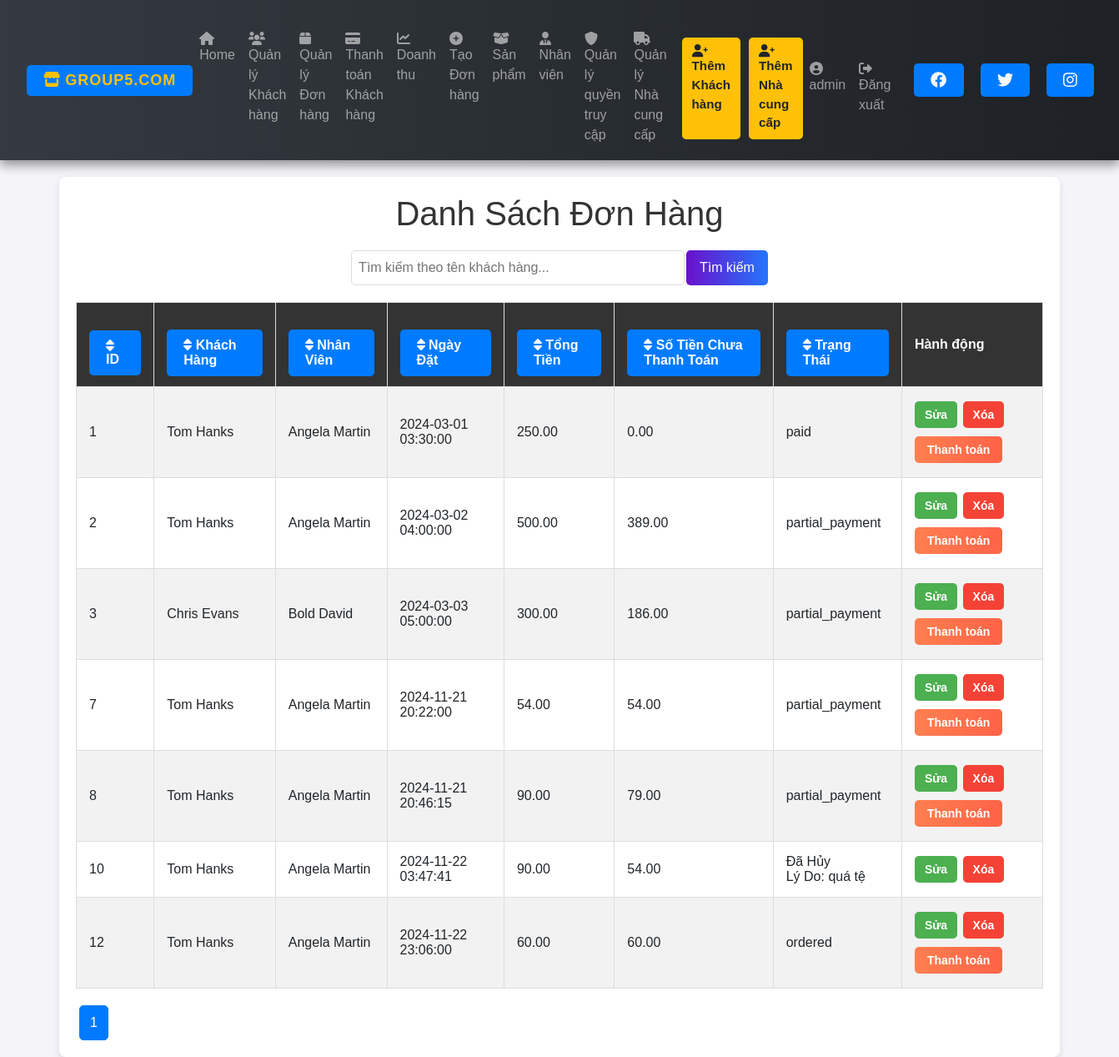
Screenshot of /orders.php (signed in) with the database file from the repository.
### tables this page shows
CREATE TABLE `orders` (
  `OCode` int(11) NOT NULL,
  `TotalPrice` decimal(10,2) DEFAULT NULL,
  `OrderTime` timestamp NOT NULL DEFAULT current_timestamp(),
  `Status` varchar(50) DEFAULT NULL,
  `HandleTime` timestamp NULL DEFAULT NULL,
  `ECode` int(11) DEFAULT NULL,
  `CusId` int(11) DEFAULT NULL,
  `Cancellation_Reason` varchar(255) DEFAULT NULL
);

CREATE TABLE `customer` (
  `CusId` int(11) NOT NULL,
  `Fname` varchar(100) DEFAULT NULL,
  `Lname` varchar(100) DEFAULT NULL,
  `Phone` varchar(15) DEFAULT NULL,
  `Address` varchar(200) DEFAULT NULL,
  `Dept` decimal(10,2) DEFAULT NULL,
  `ECode` int(11) DEFAULT NULL
);

CREATE TABLE `employee` (
  `ECode` int(11) NOT NULL,
  `Fname` varchar(100) DEFAULT NULL,
  `Lname` varchar(100) DEFAULT NULL,
  `Gender` varchar(10) DEFAULT NULL,
  `Address` varchar(200) DEFAULT NULL,
  `Phone` varchar(15) DEFAULT NULL,
  `Role` varchar(50) DEFAULT NULL
);

### orders.php (the view, shortened to what this page needs)
<?php
require 'connect.php';
include 'nav.php';
$query = isset($_GET['query']) ? $_GET['query'] : '';
$order_by = isset($_GET['order_by']) ? $_GET['order_by'] : 'OCode';
$order_dir = isset($_GET['order_dir']) && $_GET['order_dir'] === 'desc' ? 'desc' : 'asc';
$limit = 10;
$page = isset($_GET['page']) ? (int)$_GET['page'] : 1;
$offset = ($page - 1) * $limit;
$sql = "SELECT orders.*,
               customer.Fname AS customer_fname, customer.Lname AS customer_lname,
               employee.Fname AS emp_fname, employee.Lname AS emp_lname,
               COALESCE(orders.TotalPrice - (SELECT SUM(Amount) FROM customer_partialpayments WHERE OCode = orders.OCode), orders.TotalPrice) AS RemainingBalance
        FROM orders
        JOIN customer ON orders.CusId = customer.CusId
        JOIN employee ON orders.ECode = employee.ECode
        WHERE customer.Fname LIKE :query OR customer.Lname LIKE :query
        ORDER BY $order_by $order_dir
        LIMIT :limit OFFSET :offset";
$stmt = $conn->prepare($sql);
$stmt->bindValue(':query', "%$query%", PDO::PARAM_STR);
$stmt->bindValue(':limit', $limit, PDO::PARAM_INT);
$stmt->bindValue(':offset', $offset, PDO::PARAM_INT);
$stmt->execute();
$orders = $stmt->fetchAll(PDO::FETCH_ASSOC);
$total_stmt = $conn->prepare("SELECT COUNT(*) FROM orders JOIN customer ON orders.CusId = customer.CusId WHERE customer.Fname LIKE :query OR customer.Lname LIKE :query");
$total_stmt->execute([':query' => "%$query%"]);
$total_rows = $total_stmt->fetchColumn();
$total_pages = ceil($total_rows / $limit);
$new_order_dir = $order_dir === 'asc' ? 'desc' : 'asc';
?>
<!DOCTYPE html>
<html lang="vi">
<head>
    <link rel="stylesheet" href="styles.css">
    <link rel="stylesheet" href="orders.css">
</head>
<body>
    <div class="container">
        <h1>Danh Sách Đơn Hàng</h1>
        <form method="GET" action="orders.php" class="search-bar">
            <input type="text" name="query" placeholder="Tìm kiếm theo tên khách hàng..." value="<?= htmlspecialchars($query) ?>">
            <button type="submit">Tìm kiếm</button>
        </form>
        <table>
            <tr>
                <th><a href="?query=<?= htmlspecialchars($query) ?>&order_by=OCode&order_dir=<?= $new_order_dir ?>"><i class="fas fa-sort"></i> ID</a></th>
                <th><a href="?query=<?= htmlspecialchars($query) ?>&order_by=customer_fname&order_dir=<?= $new_order_dir ?>"><i class="fas fa-sort"></i> Khách Hàng</a></th>
                <th><a href="?query=<?= htmlspecialchars($query) ?>&order_by=emp_fname&order_dir=<?= $new_order_dir ?>"><i class="fas fa-sort"></i> Nhân Viên</a></th>
                <th><a href="?query=<?= htmlspecialchars($query) ?>&order_by=OrderTime&order_dir=<?= $new_order_dir ?>"><i class="fas fa-sort"></i> Ngày Đặt</a></th>
                <th><a href="?query=<?= htmlspecialchars($query) ?>&order_by=TotalPrice&order_dir=<?= $new_order_dir ?>"><i class="fas fa-sort"></i> Tổng Tiền</a></th>
                <th><a href="?query=<?= htmlspecialchars($query) ?>&order_by=RemainingBalance&order_dir=<?= $new_order_dir ?>"><i class="fas fa-sort"></i> Số Tiền Chưa Thanh Toán</th>
                <th><a href="?query=<?= htmlspecialchars($query) ?>&order_by=Status&order_dir=<?= $new_order_dir ?>"><i class="fas fa-sort"></i> Trạng Thái</a></th>
                <th>Hành động</th>
            </tr>
            <?php if (!empty($orders)): ?>
                <?php foreach ($orders as $order): ?>
                    <tr>
                        <td><?= $order['OCode']; ?></td>
                        <td><?= htmlspecialchars($order['customer_fname'] . " " . $order['customer_lname']); ?></td>
                        <td><?= htmlspecialchars($order['emp_fname'] . " " . $order['emp_lname']); ?></td>
                        <td><?= htmlspecialchars($order['OrderTime']); ?></td>
                        <td><?= htmlspecialchars(number_format($order['TotalPrice'], 2)); ?></td>
                        <td><?= htmlspecialchars(number_format($order['RemainingBalance'], 2)); ?></td>
                        <td>
                            <?= $order['Status'] === 'cancelled'
                                ? '<span class="status-cancelled">Đã Hủy</span><br>Lý Do: ' . htmlspecialchars($order['Cancellation_Reason'])
                                : htmlspecialchars($order['Status']);
                            ?>
                        </td>
                        <td class="action-buttons">
                            <a href="edit_order.php?id=<?= $order['OCode']; ?>" class="edit-btn">Sửa</a>
                            <button type="button" onclick="openDeleteModal(<?= $order['OCode']; ?>)" class="delete-btn">Xóa</button>
                            <?php if ($order['Status'] !== 'completed' && $order['Status'] !== 'cancelled'): ?>
                                <button type="button" onclick="openPaymentModal(<?= $order['OCode']; ?>, <?= $order['RemainingBalance']; ?>)" class="pay-btn">Thanh toán</button>
                            <?php endif; ?>
                        </td>
                    </tr>
                <?php endforeach; ?>
            <?php else: ?>
                <tr>
                    <td colspan="8" style="text-align: center;">Không tìm thấy đơn hàng nào.</td>
                </tr>
            <?php endif; ?>
        </table>
        <div class="pagination">
            <?php for ($i = 1; $i <= $total_pages; $i++): ?>
                <a href="?query=<?= htmlspecialchars($query) ?>&order_by=<?= htmlspecialchars($order_by) ?>&order_dir=<?= htmlspecialchars($order_dir) ?>&page=<?= $i ?>" class="<?= ($i == $page) ? 'active' : '' ?>"><?= $i ?></a>
            <?php endfor; ?>
        </div>
    </div>
</body>
</html>

### styles.css (style rules this page uses)
body { font-family: Arial, sans-serif; background-color: #f4f4f4; margin: 0; padding: 0; }
h1, h2 { color: #333; }
.container { width: 80%; margin: 0 auto; background-color: #fff; padding: 20px; box-shadow: 0 0 10px rgba(0, 0, 0, 0.1); margin-top: 20px; }
table { width: 100%; border-collapse: collapse; margin-top: 20px; }
table, th, td { border: 1px solid #ddd; }
th, td { padding: 10px; text-align: left; }
th { background-color: #f2f2f2; }
a { display: inline-block; margin-top: 20px; padding: 10px 20px; background-color: #007bff; color: #fff; text-decoration: none; border-radius: 5px; }

### orders.css (style rules this page uses)
body { font-family: Arial, sans-serif; background: #f4f4f9; display: flex; flex-direction: column; }
.container { max-width: 1200px; width: 100%; background: #fff; padding: 20px; border-radius: 8px; box-shadow: 0px 4px 8px rgba(0, 0, 0, 0.1); }
h1 { color: #333; text-align: center; margin-bottom: 20px; }
.search-bar { display: flex; justify-content: center; margin-bottom: 20px; }
.search-bar input[type="text"] { padding: 8px; width: 100%; max-width: 400px; border: 1px solid #ddd; border-radius: 5px; outline: none; }
.search-bar button { background: linear-gradient(to right, #6a11cb, #2575fc); color: white; border: none; padding: 8px 16px; margin-left: 2px; cursor: pointer; border-radius: 5px; transition: background-color 0.3s, transform 0.2s; }
table { width: 100%; border-collapse: collapse; margin-bottom: 20px; }
th, td { padding: 12px 15px; text-align: left; }
th { background-color: #333; color: white; cursor: pointer; }
th a { text-decoration: none; color: white; }
tr:nth-child(even) { background-color: #f2f2f2; }
.action-buttons .edit-btn, .action-buttons .delete-btn, .action-buttons .pay-btn { width: auto; padding: 8px 12px; margin: 5px 2px 5px 0; border-radius: 5px; text-decoration: none; color: white; font-size: 14px; font-weight: bold; display: inline-block; transition: background-color 0.3s ease, transform 0.2s ease; }
.action-buttons .edit-btn { background-color: #4CAF50; }
.action-buttons .delete-btn { background-color: #f44336; border: none; cursor: pointer; }
.action-buttons .pay-btn { background: linear-gradient(to right, #ff7f50, #ff6347); color: white; border: none; padding: 8px 15px; font-size: 14px; font-weight: bold; text-decoration: none; border-radius: 5px; cursor: pointer; transition: all 0.3s ease; }
.pagination { display: flex; }
.pagination a { color: #333; padding: 8px 12px; margin: 0 4px; border-radius: 5px; border: 1px solid #ddd; text-decoration: none; transition: 0.3s; }
.pagination a.active { background-color: #007bff; color: white; border: 1px solid #007bff; }

### rows the page displays
orders: OCode "1", CusId.Lname "Tom Hanks", ECode.Lname "Angela Martin", OrderTime "2024-03-01 03:30:00", TotalPrice "250.00", RemainingBalance "0.00", Status "paid"
orders: OCode "2", CusId.Lname "Tom Hanks", ECode.Lname "Angela Martin", OrderTime "2024-03-02 04:00:00", TotalPrice "500.00", RemainingBalance "389.00", Status "partial_payment"
orders: OCode "3", CusId.Lname "Chris Evans", ECode.Lname "Bold David", OrderTime "2024-03-03 05:00:00", TotalPrice "300.00", RemainingBalance "186.00", Status "partial_payment"
orders: OCode "7", CusId.Lname "Tom Hanks", ECode.Lname "Angela Martin", OrderTime "2024-11-21 20:22:00", TotalPrice "54.00", RemainingBalance "54.00", Status "partial_payment"
orders: OCode "8", CusId.Lname "Tom Hanks", ECode.Lname "Angela Martin", OrderTime "2024-11-21 20:46:15", TotalPrice "90.00", RemainingBalance "79.00", Status "partial_payment"
orders: OCode "10", CusId.Lname "Tom Hanks", ECode.Lname "Angela Martin", OrderTime "2024-11-22 03:47:41", TotalPrice "90.00", RemainingBalance "54.00", Cancellation_Reason "quá tệ"
orders: OCode "12", CusId.Lname "Tom Hanks", ECode.Lname "Angela Martin", OrderTime "2024-11-22 23:06:00", TotalPrice "60.00", RemainingBalance "60.00", Status "ordered"

### other values shown
$_SESSION['username'] "admin"
